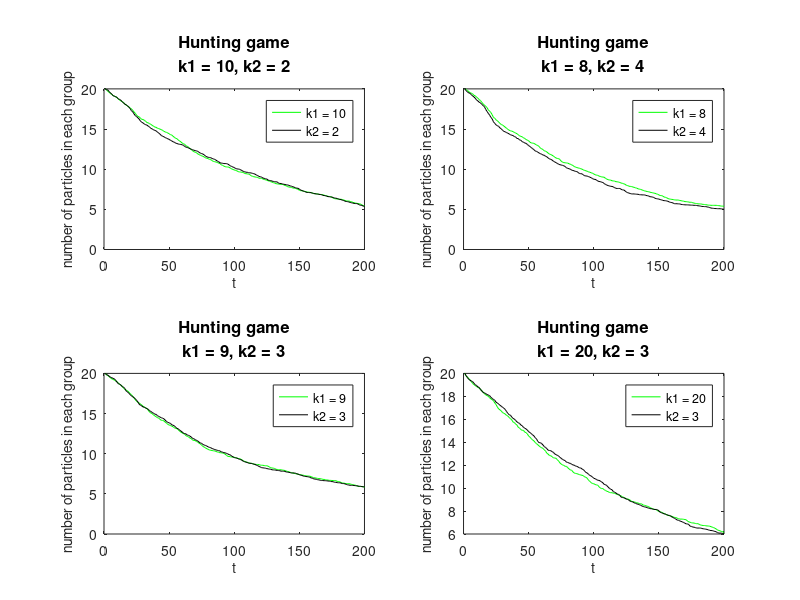

Write MATLAB code to recreate this figure.
clear 
close all


figure2 = figure('position', [0, 0, 700, 500]);

subplot(2,2,1)
load('run431.mat')
s1mean(1,:) = mean(ss1);
s2mean(1,:) = mean(ss2);

plot(s1mean(1,:),'g');
hold on
plot(s2mean(1,:),'k');
xlabel('t','FontSize',10)
ylabel('number of particles in each group','FontSize',10)
legend('k1 = 10','k2 = 2')
title({'Hunting game';'k1 = 10, k2 = 2'}, 'FontSize', 12)


subplot(2,2,2)
load('run432.mat')
s1mean(2,:) = mean(ss1);
s2mean(2,:) = mean(ss2);


plot(s1mean(2,:),'g');
hold on
plot(s2mean(2,:),'k');
xlabel('t','FontSize',10)
ylabel('number of particles in each group','FontSize',10)
legend('k1 = 8','k2 = 4')
title({'Hunting game';'k1 = 8, k2 = 4'}, 'FontSize', 12)



subplot(2,2,3)

load('run433.mat')
s1mean(3,:) = mean(ss1);
s2mean(3,:) = mean(ss2);

plot(s1mean(3,:),'g');
hold on
plot(s2mean(3,:),'k');
xlabel('t','FontSize',10)
ylabel('number of particles in each group','FontSize',10)
legend('k1 = 9','k2 = 3')
title({'Hunting game';'k1 = 9, k2 = 3'}, 'FontSize', 12)





subplot(2,2,4)

load('run434.mat')
s1mean(4,:) = mean(ss1);
s2mean(4,:) = mean(ss2);



plot(s1mean(4,:),'g');
hold on
plot(s2mean(4,:),'k');
xlabel('t','FontSize',10)
ylabel('number of particles in each group','FontSize',10)
legend('k1 = 20','k2 = 3')
title({'Hunting game';'k1 = 20, k2 = 3'}, 'FontSize', 12)



saveas(figure2,'hunt.png');